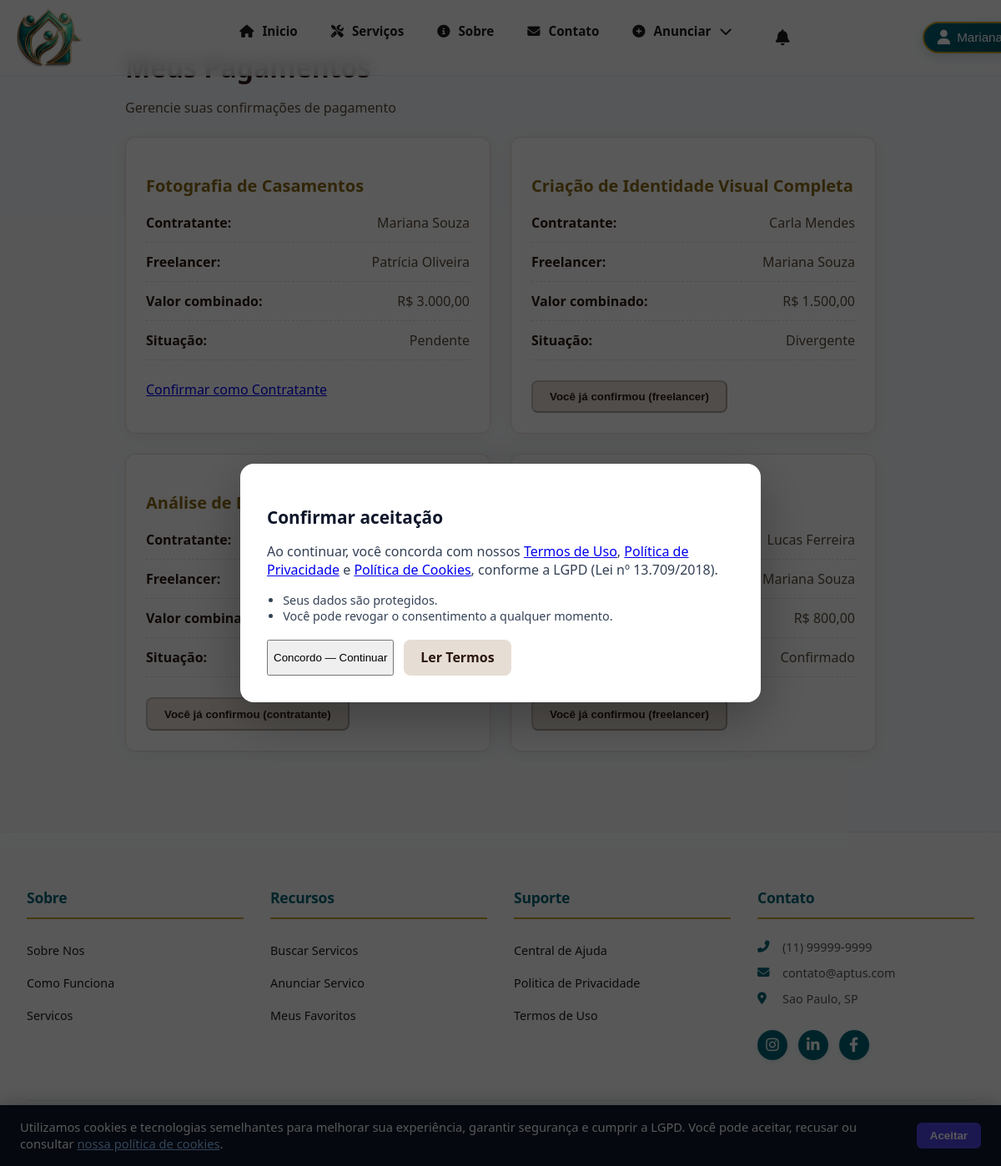
The page /pagamentos (signed in) on the database its author committed.
### tables this page shows
CREATE TABLE interesse (
    id_interesse INT PRIMARY KEY AUTO_INCREMENT,
    id_anuncio INT NOT NULL,
    id_contratante INT NOT NULL,
    id_freelancer INT NOT NULL
        COMMENT 'redundante com anuncio_servico.id_usuario, denormalizado para facilitar consultas',
    mensagem_inicial TEXT NULL,
    situacao ENUM('pendente', 'ativo', 'concluido', 'cancelado', 'recusado')
        NOT NULL DEFAULT 'pendente',
    data_interesse DATETIME DEFAULT CURRENT_TIMESTAMP,
    data_aceite DATETIME NULL,
    data_recusa DATETIME NULL,
    data_conclusao DATETIME NULL,
    FOREIGN KEY (id_anuncio) REFERENCES anuncio_servico(id_anuncio),
    FOREIGN KEY (id_contratante) REFERENCES usuario(id_usuario),
    FOREIGN KEY (id_freelancer) REFERENCES usuario(id_usuario)
);

CREATE TABLE anuncio_servico (
    id_anuncio INT PRIMARY KEY AUTO_INCREMENT,
    id_usuario INT NOT NULL COMMENT 'dono do anuncio (freelancer)',
    id_categoria INT,
    titulo VARCHAR(150) NOT NULL,
    descricao TEXT NOT NULL,
    slug VARCHAR(180) UNIQUE,
    preco DECIMAL(10,2) NOT NULL COMMENT 'preco sugerido (RF05)',
    foto_capa VARCHAR(255),
    situacao ENUM('ativo', 'pausado', 'excluido') DEFAULT 'ativo'
        COMMENT 'controlado pelo proprio freelancer (RF06)',
    id_situacao_moderacao INT NOT NULL DEFAULT 1
        COMMENT 'Pendente/Aprovado/Rejeitado - controlado pelo moderador (RF17)',
    motivo_remocao VARCHAR(255) NULL,
    visualizacoes INT DEFAULT 0,
    data_criacao TIMESTAMP DEFAULT CURRENT_TIMESTAMP,
    data_atualizacao TIMESTAMP DEFAULT CURRENT_TIMESTAMP ON UPDATE CURRENT_TIMESTAMP,
    FOREIGN KEY (id_usuario) REFERENCES usuario(id_usuario),
    FOREIGN KEY (id_categoria) REFERENCES categoria(id_categoria),
    FOREIGN KEY (id_situacao_moderacao) REFERENCES situacao(id_situacao)
);

CREATE TABLE usuario (
    id_usuario INT PRIMARY KEY AUTO_INCREMENT,
    id_perfil INT NOT NULL DEFAULT 3,
    nome VARCHAR(150) NOT NULL,
    email VARCHAR(100) UNIQUE NOT NULL,
    senha VARCHAR(255) NOT NULL,
    telefone VARCHAR(15),
    whatsapp VARCHAR(15) NULL COMMENT 'usado para gerar o link https://wa.me/... (RF08)',
    cpf_cnpj VARCHAR(20) UNIQUE,
    data_nascimento DATE,
    foto_perfil VARCHAR(255),
    bio TEXT,
    cidade VARCHAR(100),
    estado CHAR(2),
    nota_media DECIMAL(3,2) DEFAULT 0,
    total_avaliacoes INT DEFAULT 0,
    ativo BOOLEAN DEFAULT TRUE,
    banido BOOLEAN DEFAULT FALSE,
    motivo_banimento VARCHAR(255) NULL,
    data_banimento DATETIME NULL,
    id_moderador_banimento INT NULL,
    token_verificacao VARCHAR(64) NULL,
    email_verificado BOOLEAN DEFAULT FALSE,
    data_verificacao DATETIME NULL,
    remember_token VARCHAR(64) NULL,
    data_criacao TIMESTAMP DEFAULT CURRENT_TIMESTAMP,
    data_atualizacao TIMESTAMP DEFAULT CURRENT_TIMESTAMP ON UPDATE CURRENT_TIMESTAMP,
    FOREIGN KEY (id_perfil) REFERENCES perfil(id_perfil),
    FOREIGN KEY (id_moderador_banimento) REFERENCES usuario(id_usuario),
    INDEX idx_remember_token (remember_token)
);

### app/Controllers/PagamentoController.php (called while the page is built, shortened)
<?php
require_once __DIR__ . '/../Config/database.php';
class PagamentoController
{
    private $conn;
    public function __construct()
    {
        $this->conn = Database::getConnection();
    }
    public function index()
    {
        $usuarioId = (int) $_SESSION['usuario']['id'];
        $sql = "SELECT i.*,
                       a.titulo  AS anuncio_titulo,
                       a.preco   AS anuncio_preco,
                       c.nome    AS contratante_nome,
                       f.nome    AS freelancer_nome,
                       cp.confirmado_contratante,
                       cp.confirmado_freelancer,
                       cp.situacao_final
                FROM interesse i
                JOIN anuncio_servico a ON i.id_anuncio = a.id_anuncio
                JOIN usuario c ON i.id_contratante = c.id_usuario
                JOIN usuario f ON i.id_freelancer = f.id_usuario
                LEFT JOIN confirmacao_pagamento cp ON i.id_interesse = cp.id_interesse
                WHERE (i.id_contratante = ? OR i.id_freelancer = ?)
                  AND i.situacao IN ('ativo', 'concluido')
                ORDER BY i.data_interesse DESC";
        $stmt = $this->conn->prepare($sql);
        $stmt->execute([$usuarioId, $usuarioId]);
        $interesses = $stmt->fetchAll(PDO::FETCH_ASSOC);
        require '../app/Views/pagamentos/index.php';
    }
}

### app/Core/Router.php (called while the page is built, shortened)
<?php
class Router
{
    private $routes = [
        'GET'  => [],
        'POST' => [],
    ];
    private static $routeCache = [];
    public function get($uri, $action, $roles = [])
    {
        $this->routes['GET'][$uri] = [
            'action' => $action,
            'roles'  => $roles,
        ];
    }
    public function post($uri, $action, $roles = [])
    {
        $this->routes['POST'][$uri] = [
            'action' => $action,
            'roles'  => $roles,
        ];
    }
    public function dispatch($requestUri)
    {
        $path = parse_url($requestUri, PHP_URL_PATH);
        $basePath = '/Aptus';
        $path = str_replace($basePath, '', $path);
        $method = $_SERVER['REQUEST_METHOD'];
        $cacheKey = $method . ':' . $path;
        if (isset(self::$routeCache[$cacheKey])) {
            $route  = self::$routeCache[$cacheKey];
            $params = [];
        } else {
            $route  = $this->routes[$method][$path] ?? null;
            $params = [];
            if ($route) {
                self::$routeCache[$cacheKey] = $route;
            }
        }
        $action = $route['action'];
        [$controller, $methodName] = explode('@', $action);
        $controllerInstance = new $controller();
        $controllerInstance->$methodName(...$params);
    }
}

### public/index.php (called while the page is built, shortened)
<?php
require_once __DIR__ . '/../app/Config/config.php';
require_once __DIR__ . '/../app/Config/database.php';
require_once __DIR__ . '/../app/Core/Router.php';
$router = new Router();
$router->dispatch($_SERVER['REQUEST_URI']);

### app/Config/config.php (called while the page is built, shortened)
<?php
class Config
{
    private static $config = [];
    public static function get($key, $default = null)
    {
        return self::$config[$key] ?? $default;
    }
}

### app/Config/database.php (called while the page is built, shortened)
<?php
require_once __DIR__ . '/config.php';
class Database
{
    private static $connection = null;
    public static function getConnection()
    {
        if (self::$connection === null) {
            $host   = Config::get('DB_HOST') ?: '127.0.0.1';
            $port   = Config::get('DB_PORT') ?: '3306';
            $dbname = Config::get('DB_NAME') ?: 'Aptus';
            $user   = Config::get('DB_USER') ?: 'root';
            $pass   = Config::get('DB_PASS') ?: '';
            try {
                self::$connection = new PDO(
                    "mysql:host={$host};port={$port};dbname={$dbname};charset=utf8mb4",
                    $user,
                    $pass,
                    [
                        PDO::ATTR_ERRMODE            => PDO::ERRMODE_EXCEPTION,
                        PDO::ATTR_DEFAULT_FETCH_MODE => PDO::FETCH_ASSOC,
                        PDO::ATTR_EMULATE_PREPARES   => false,
                        PDO::MYSQL_ATTR_INIT_COMMAND => "SET NAMES utf8mb4 COLLATE utf8mb4_unicode_ci",
                        PDO::ATTR_TIMEOUT            => 5,
                    ]
                );
            } catch (PDOException $e) {
                error_log('Falha de conexão MySQL: ' . $e->getMessage());
                throw new RuntimeException(
                    'Serviço temporariamente indisponível. Tente novamente em instantes.',
                    0,
                    $e
                );
            }
        }
        return self::$connection;
    }
}

### app/Views/pagamentos/index.php (the view, shortened to what this page needs)
<?php
require_once __DIR__ . '/../layouts/header.php';
require_once __DIR__ . '/../layouts/nav.php';
$usuarioId  = (int) ($_SESSION['usuario']['id'] ?? 0);
$interesses = $interesses ?? [];
?>
<section class="pagamento-section animate-in">
    <div class="pagamento-container">
        <div class="pagamento-header">
            <h2>Meus Pagamentos</h2>
            <p>Gerencie suas confirmações de pagamento</p>
        </div>
        <?php if (empty($interesses)): ?>
            <div class="pagamento-card">
                <h3>Sem transações</h3>
                <p>Você ainda não possui interesses ativos ou concluídos.</p>
            </div>
        <?php else: ?>
            <div class="pagamento-cards">
                <?php foreach ($interesses as $int): ?>
                    <?php
                        $souContratante = ((int) $int['id_contratante'] === $usuarioId);
                        $souFreelancer  = ((int) $int['id_freelancer'] === $usuarioId);
                        $confirmadoContratante = !empty($int['confirmado_contratante']);
                        $confirmadoFreelancer  = !empty($int['confirmado_freelancer']);
                        $situacaoFinal         = $int['situacao_final'] ?? 'pendente';
                        $tituloAnuncio = $int['anuncio_titulo'] ?? ('Interesse #' . (int) $int['id_interesse']);
                    ?>
                    <div class="pagamento-card">
                        <h3><?= htmlspecialchars($tituloAnuncio, ENT_QUOTES, 'UTF-8') ?></h3>
                        <div class="detalhe-row">
                            <span class="label">Contratante:</span>
                            <span class="valor"><?= htmlspecialchars($int['contratante_nome'] ?? ('#' . (int) $int['id_contratante']), ENT_QUOTES, 'UTF-8') ?></span>
                        </div>
                        <div class="detalhe-row">
                            <span class="label">Freelancer:</span>
                            <span class="valor"><?= htmlspecialchars($int['freelancer_nome'] ?? ('#' . (int) $int['id_freelancer']), ENT_QUOTES, 'UTF-8') ?></span>
                        </div>
                        <div class="detalhe-row">
                            <span class="label">Valor combinado:</span>
                            <span class="valor">R$ <?= number_format((float) ($int['anuncio_preco'] ?? 0), 2, ',', '.') ?></span>
                        </div>
                        <div class="detalhe-row">
                            <span class="label">Situação:</span>
                            <span class="valor">
                                <?php if ($situacaoFinal === 'confirmado'): ?>
                                    <span class="badge badge-ativo">Confirmado</span>
                                <?php elseif ($situacaoFinal === 'divergente'): ?>
                                    <span class="badge badge-excluido">Divergente</span>
                                <?php else: ?>
                                    <span class="badge badge-pendente">Pendente</span>
                                <?php endif; ?>
                            </span>
                        </div>
                        <div class="form-actions">
                            <?php if ($souContratante): ?>
                                <?php if ($confirmadoContratante): ?>
                                    <button type="button" class="btn btn-secondary" disabled>Você já confirmou (contratante)</button>
                                <?php else: ?>
                                    <a href="/Aptus/pagamentos/confirmar?id=<?= (int) $int['id_interesse'] ?>&amp;papel=contratante"
                                       class="btn btn-primary">Confirmar como Contratante</a>
                                <?php endif; ?>
                            <?php endif; ?>
                            <?php if ($souFreelancer): ?>
                                <?php if ($confirmadoFreelancer): ?>
                                    <button type="button" class="btn btn-secondary" disabled>Você já confirmou (freelancer)</button>
                                <?php else: ?>
                                    <a href="/Aptus/pagamentos/confirmar?id=<?= (int) $int['id_interesse'] ?>&amp;papel=freelancer"
                                       class="btn btn-primary">Confirmar como Freelancer</a>
                                <?php endif; ?>
                            <?php endif; ?>
                        </div>
                    </div>
                <?php endforeach; ?>
            </div>
        <?php endif; ?>
    </div>
</section>
<?php require_once __DIR__ . '/../layouts/footer.php'; ?>

### public/css/variables.css (style rules this page uses)
:root { --cor-primaria: #006577; --cor-hover: #004d5c; --cor-secundaria: #8a6d1a; --cor-dourado: #8a6d1a; --cor-dourado-decorativo: #C9A227; --cor-sucesso: #10b981; --cor-sucesso-bg: #d1fae5; --cor-sucesso-text: #065f46; --cor-erro: #ef4444; --cor-erro-bg: #fee2e2; --cor-erro-text: #991b1b; --cor-aviso: #f59e0b; --cor-aviso-bg: #fef3c7; --cor-aviso-text: #92400e; --cor-info: #3b82f6; --cor-info-bg: #dbeafe; --cor-info-text: #1e40af; --cor-texto-principal: #1a2f3e; --cor-texto-secundario: #555555; --cor-texto-suave: #94a8b4; --cor-branco: #ffffff; --cor-fundo: #f8fafc; --cor-borda: #e2e8f0; --cor-sombra: rgba(0, 101, 119, 0.12); --font-padrao: 'Segoe UI', Tahoma, Geneva, Verdana, sans-serif; --altura-navbar: 70px; --transicao-padrao: all 0.3s cubic-bezier(0.4, 0, 0.2, 1); --z-navbar: 100; --z-dropdown: 200; --z-drawer: 300; --z-modal: 400; --z-banner: 500; }

### public/css/style.css (style rules this page uses)
body { font-family: 'Segoe UI', sans-serif; background: #f8fafc; color: #1a1a2e; margin: 0; }
html, body { width: 100%; max-width: 100%; overflow-x: hidden; }

### public/css/header.css (style rules this page uses)
:root { --cor-primaria: #006577; --cor-fundo: #e2fbff; --cor-dourado: #C9A227; --cor-branco: #ffffff; --cor-texto-principal: #1a1a1a; --cor-texto-secundario: #555555; --cor-sombra: rgba(0, 101, 119, 0.1); --cor-hover: #004d5c; --cor-borda: #b3e5fc; --transicao-padrao: all 0.4s cubic-bezier(0.4, 0, 0.2, 1); }

### public/css/nav.css (style rules this page uses)
:root { --cor-primaria: #006577; --cor-dourado: #C9A227; --cor-hover: #004d5c; --cor-branco: #ffffff; --cor-texto-principal: #1a1a1a; --cor-texto-secundario: #555555; --cor-sombra: rgba(0, 101, 119, 0.1); --transicao-padrao: all 0.4s cubic-bezier(0.4, 0, 0.2, 1); }

### public/css/footer.css (style rules this page uses)
:root { --cor-primaria: #006577; --cor-fundo: #e2fbff; --cor-dourado: #C9A227; --cor-branco: #ffffff; --cor-texto-principal: #1a1a1a; --cor-texto-secundario: #555555; --cor-sombra: rgba(0, 101, 119, 0.1); --cor-hover: #004d5c; --cor-borda: #b3e5fc; --transicao-padrao: all 0.4s cubic-bezier(0.4, 0, 0.2, 1); }

### public/css/responsive.css (style rules this page uses)
body, html { max-width: 100vw; overflow-x: hidden; box-sizing: border-box; }

### public/css/pagamentos.css (style rules this page uses)
.pagamento-section { padding: 2rem 1rem; max-width: 900px; margin: 0 auto; animation: fadeInUp 0.6s ease-out; }
.pagamento-header h2 { font-size: 2rem; color: #2c1810; margin-bottom: 0.25rem; font-weight: 700; }
.pagamento-header p { color: #5a4a3a; margin-bottom: 1.5rem; }
.pagamento-cards { display: grid; grid-template-columns: repeat(auto-fit, minmax(320px, 1fr)); gap: 1.5rem; }
.pagamento-card { background: #fff; border: 1px solid #e6ddd5; border-radius: 12px; padding: 1.5rem; box-shadow: 0 4px 20px rgba(44, 24, 16, 0.06); transition: transform 0.2s ease, box-shadow 0.2s ease; }
.pagamento-card h3 { font-size: 1.25rem; color: #8b6914; margin-bottom: 0.5rem; }
.detalhe-row { display: flex; justify-content: space-between; padding: 0.75rem 0; border-bottom: 1px dashed #e6ddd5; }
.detalhe-row .label { font-weight: 600; color: #2c1810; }
.detalhe-row .valor { color: #5a4a3a; }
.form-actions { display: flex; gap: 0.75rem; margin-top: 1.5rem; }
.btn-secondary { background: #e6ddd5; color: #2c1810; padding: 0.65rem 1.25rem; border-radius: 8px; text-decoration: none; font-weight: 600; transition: background 0.2s; }

### rows shown on the page
interesse: id_anuncio.titulo "Fotografia de Casamentos", id_contratante.nome "Mariana Souza", id_freelancer.nome "Patrícia Oliveira", id_anuncio.preco "3.000,00", shows "Pendente"
interesse: id_anuncio.titulo "Criação de Identidade Visual Completa", id_contratante.nome "Carla Mendes", id_freelancer.nome "Mariana Souza", id_anuncio.preco "1.500,00", shows "Divergente", shows "Você já confirmou (freelancer)"
interesse: id_anuncio.titulo "Análise de…", shows "Você já confirmou (contratante)"
interesse: id_contratante.nome "Lucas Ferreira", id_freelancer.nome "Mariana Souza", id_anuncio.preco "800,00", shows "Confirmado", shows "Você já confirmou (freelancer)"
